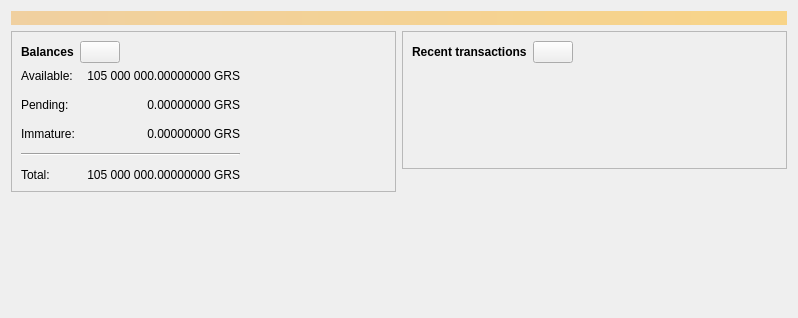
<?xml version="1.0" encoding="UTF-8"?>
<ui version="4.0">
 <class>OverviewPage</class>
 <widget class="QWidget" name="OverviewPage">
  <property name="geometry">
   <rect>
    <x>0</x>
    <y>0</y>
    <width>798</width>
    <height>318</height>
   </rect>
  </property>
  <property name="windowTitle">
   <string>Form</string>
  </property>
  <layout class="QVBoxLayout" name="topLayout">
   <item>
    <widget class="QLabel" name="labelAlerts">
     <property name="visible">
      <bool>false</bool>
     </property>
     <property name="styleSheet">
      <string notr="true">QLabel { background-color: qlineargradient(x1: 0, y1: 0, x2: 1, y2: 0, stop:0 #F0D0A0, stop:1 #F8D488); color:#000000; }</string>
     </property>
     <property name="wordWrap">
      <bool>true</bool>
     </property>
     <property name="margin">
      <number>3</number>
     </property>
     <property name="textInteractionFlags">
      <set>Qt::TextSelectableByMouse</set>
     </property>
    </widget>
   </item>
   <item>
    <layout class="QHBoxLayout" name="horizontalLayout" stretch="1,1">
     <item>
      <layout class="QVBoxLayout" name="verticalLayout_2">
       <item>
        <widget class="QFrame" name="frame">
         <property name="frameShape">
          <enum>QFrame::StyledPanel</enum>
         </property>
         <property name="frameShadow">
          <enum>QFrame::Raised</enum>
         </property>
         <layout class="QVBoxLayout" name="verticalLayout_4">
          <item>
           <layout class="QHBoxLayout" name="horizontalLayout_4">
            <item>
             <widget class="QLabel" name="label_5">
              <property name="font">
               <font>
                <weight>75</weight>
                <bold>true</bold>
               </font>
              </property>
              <property name="text">
               <string>Balances</string>
              </property>
             </widget>
            </item>
            <item>
             <widget class="QPushButton" name="labelWalletStatus">
              <property name="enabled">
               <bool>true</bool>
              </property>
              <property name="maximumSize">
               <size>
                <width>45</width>
                <height>16777215</height>
               </size>
              </property>
              <property name="toolTip">
               <string>The displayed information may be out of date. Your wallet automatically synchronizes with the Bitcoin network after a connection is established, but this process has not completed yet.</string>
              </property>
              <property name="text">
               <string/>
              </property>
              <property name="icon">
               <iconset resource="../bitcoin.qrc">
                <normaloff>:/icons/warning</normaloff>
                <disabledoff>:/icons/warning</disabledoff>:/icons/warning</iconset>
              </property>
              <property name="iconSize">
               <size>
                <width>24</width>
                <height>24</height>
               </size>
              </property>
             </widget>
            </item>
            <item>
             <spacer name="horizontalSpacer_3">
              <property name="orientation">
               <enum>Qt::Horizontal</enum>
              </property>
              <property name="sizeHint" stdset="0">
               <size>
                <width>40</width>
                <height>20</height>
               </size>
              </property>
             </spacer>
            </item>
           </layout>
          </item>
          <item>
           <layout class="QGridLayout" name="gridLayout">
            <property name="spacing">
             <number>12</number>
            </property>
            <item row="1" column="1">
             <widget class="QLabel" name="labelUnconfirmed">
              <property name="cursor">
               <cursorShape>IBeamCursor</cursorShape>
              </property>
              <property name="toolTip">
               <string>Total of transactions that have yet to be confirmed, and do not yet count toward the spendable balance</string>
              </property>
              <property name="text">
               <string notr="true">0.00000000 GRS</string>
              </property>
              <property name="alignment">
               <set>Qt::AlignRight|Qt::AlignTrailing|Qt::AlignVCenter</set>
              </property>
              <property name="textInteractionFlags">
               <set>Qt::LinksAccessibleByMouse|Qt::TextSelectableByKeyboard|Qt::TextSelectableByMouse</set>
              </property>
             </widget>
            </item>
            <item row="3" column="0" colspan="2">
             <widget class="Line" name="line">
              <property name="orientation">
               <enum>Qt::Horizontal</enum>
              </property>
             </widget>
            </item>
            <item row="4" column="0">
             <widget class="QLabel" name="labelTotalText">
              <property name="text">
               <string>Total:</string>
              </property>
             </widget>
            </item>
            <item row="2" column="1">
             <widget class="QLabel" name="labelImmature">
              <property name="cursor">
               <cursorShape>IBeamCursor</cursorShape>
              </property>
              <property name="toolTip">
               <string>Mined balance that has not yet matured</string>
              </property>
              <property name="text">
               <string notr="true">0.00000000 GRS</string>
              </property>
              <property name="alignment">
               <set>Qt::AlignRight|Qt::AlignTrailing|Qt::AlignVCenter</set>
              </property>
              <property name="textInteractionFlags">
               <set>Qt::LinksAccessibleByMouse|Qt::TextSelectableByKeyboard|Qt::TextSelectableByMouse</set>
              </property>
             </widget>
            </item>
            <item row="1" column="2">
             <spacer name="horizontalSpacer_2">
              <property name="orientation">
               <enum>Qt::Horizontal</enum>
              </property>
              <property name="sizeHint" stdset="0">
               <size>
                <width>40</width>
                <height>20</height>
               </size>
              </property>
             </spacer>
            </item>
            <item row="2" column="0">
             <widget class="QLabel" name="labelImmatureText">
              <property name="text">
               <string>Immature:</string>
              </property>
             </widget>
            </item>
            <item row="4" column="1">
             <widget class="QLabel" name="labelTotal">
              <property name="cursor">
               <cursorShape>IBeamCursor</cursorShape>
              </property>
              <property name="toolTip">
               <string>Your current total balance</string>
              </property>
              <property name="text">
               <string notr="true">105 000 000.00000000 GRS</string>
              </property>
              <property name="alignment">
               <set>Qt::AlignRight|Qt::AlignTrailing|Qt::AlignVCenter</set>
              </property>
              <property name="textInteractionFlags">
               <set>Qt::LinksAccessibleByMouse|Qt::TextSelectableByKeyboard|Qt::TextSelectableByMouse</set>
              </property>
             </widget>
            </item>
            <item row="0" column="0">
             <widget class="QLabel" name="labelBalanceText">
              <property name="text">
               <string>Available:</string>
              </property>
             </widget>
            </item>
            <item row="0" column="1">
             <widget class="QLabel" name="labelBalance">
              <property name="cursor">
               <cursorShape>IBeamCursor</cursorShape>
              </property>
              <property name="toolTip">
               <string>Your current spendable balance</string>
              </property>
              <property name="text">
               <string notr="true">105 000 000.00000000 GRS</string>
              </property>
              <property name="alignment">
               <set>Qt::AlignRight|Qt::AlignTrailing|Qt::AlignVCenter</set>
              </property>
              <property name="textInteractionFlags">
               <set>Qt::LinksAccessibleByMouse|Qt::TextSelectableByKeyboard|Qt::TextSelectableByMouse</set>
              </property>
             </widget>
            </item>
            <item row="1" column="0">
             <widget class="QLabel" name="labelPendingText">
              <property name="text">
               <string>Pending:</string>
              </property>
             </widget>
            </item>
           </layout>
          </item>
         </layout>
        </widget>
       </item>
       <item>
        <spacer name="verticalSpacer">
         <property name="orientation">
          <enum>Qt::Vertical</enum>
         </property>
         <property name="sizeHint" stdset="0">
          <size>
           <width>20</width>
           <height>40</height>
          </size>
         </property>
        </spacer>
       </item>
      </layout>
     </item>
     <item>
      <layout class="QVBoxLayout" name="verticalLayout_3">
       <item>
        <widget class="QFrame" name="frame_2">
         <property name="frameShape">
          <enum>QFrame::StyledPanel</enum>
         </property>
         <property name="frameShadow">
          <enum>QFrame::Raised</enum>
         </property>
         <layout class="QVBoxLayout" name="verticalLayout">
          <item>
           <layout class="QHBoxLayout" name="horizontalLayout_2">
            <item>
             <widget class="QLabel" name="label_4">
              <property name="font">
               <font>
                <weight>75</weight>
                <bold>true</bold>
               </font>
              </property>
              <property name="text">
               <string>Recent transactions</string>
              </property>
             </widget>
            </item>
            <item>
             <widget class="QPushButton" name="labelTransactionsStatus">
              <property name="enabled">
               <bool>true</bool>
              </property>
              <property name="maximumSize">
               <size>
                <width>45</width>
                <height>16777215</height>
               </size>
              </property>
              <property name="toolTip">
               <string>The displayed information may be out of date. Your wallet automatically synchronizes with the Bitcoin network after a connection is established, but this process has not completed yet.</string>
              </property>
              <property name="text">
               <string/>
              </property>
              <property name="icon">
               <iconset resource="../bitcoin.qrc">
                <normaloff>:/icons/warning</normaloff>
                <disabledoff>:/icons/warning</disabledoff>:/icons/warning</iconset>
              </property>
              <property name="iconSize">
               <size>
                <width>24</width>
                <height>24</height>
               </size>
              </property>
             </widget>
            </item>
            <item>
             <spacer name="horizontalSpacer">
              <property name="orientation">
               <enum>Qt::Horizontal</enum>
              </property>
              <property name="sizeHint" stdset="0">
               <size>
                <width>40</width>
                <height>20</height>
               </size>
              </property>
             </spacer>
            </item>
           </layout>
          </item>
          <item>
           <widget class="TransactionOverviewWidget" name="listTransactions">
            <property name="styleSheet">
             <string notr="true">QListView { background: transparent; }</string>
            </property>
            <property name="frameShape">
             <enum>QFrame::NoFrame</enum>
            </property>
            <property name="verticalScrollBarPolicy">
             <enum>Qt::ScrollBarAlwaysOff</enum>
            </property>
            <property name="horizontalScrollBarPolicy">
             <enum>Qt::ScrollBarAlwaysOff</enum>
            </property>
            <property name="sizeAdjustPolicy">
             <enum>QAbstractScrollArea::AdjustToContents</enum>
            </property>
            <property name="selectionMode">
             <enum>QAbstractItemView::NoSelection</enum>
            </property>
            <property name="uniformItemSizes">
             <bool>true</bool>
            </property>
           </widget>
          </item>
         </layout>
        </widget>
       </item>
       <item>
        <spacer name="verticalSpacer_2">
         <property name="orientation">
          <enum>Qt::Vertical</enum>
         </property>
         <property name="sizeHint" stdset="0">
          <size>
           <width>20</width>
           <height>40</height>
          </size>
         </property>
        </spacer>
       </item>
      </layout>
     </item>
    </layout>
   </item>
  </layout>
 </widget>
 <customwidgets>
  <customwidget>
   <class>TransactionOverviewWidget</class>
   <extends>QListView</extends>
   <header>qt/transactionoverviewwidget.h</header>
  </customwidget>
 </customwidgets>
 <resources/>
 <connections/>
</ui>
